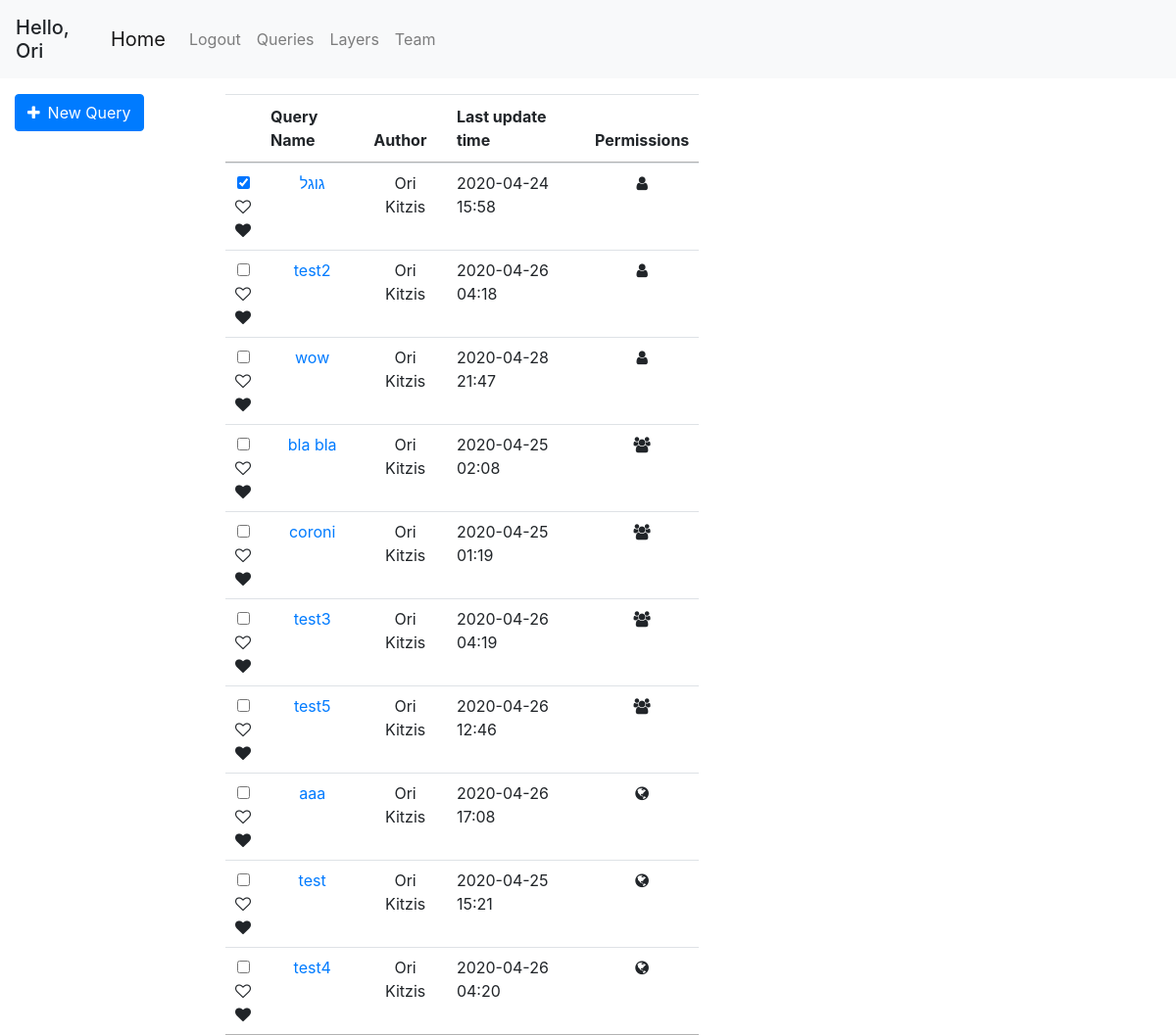
The app's page /queries (signed in), older data.
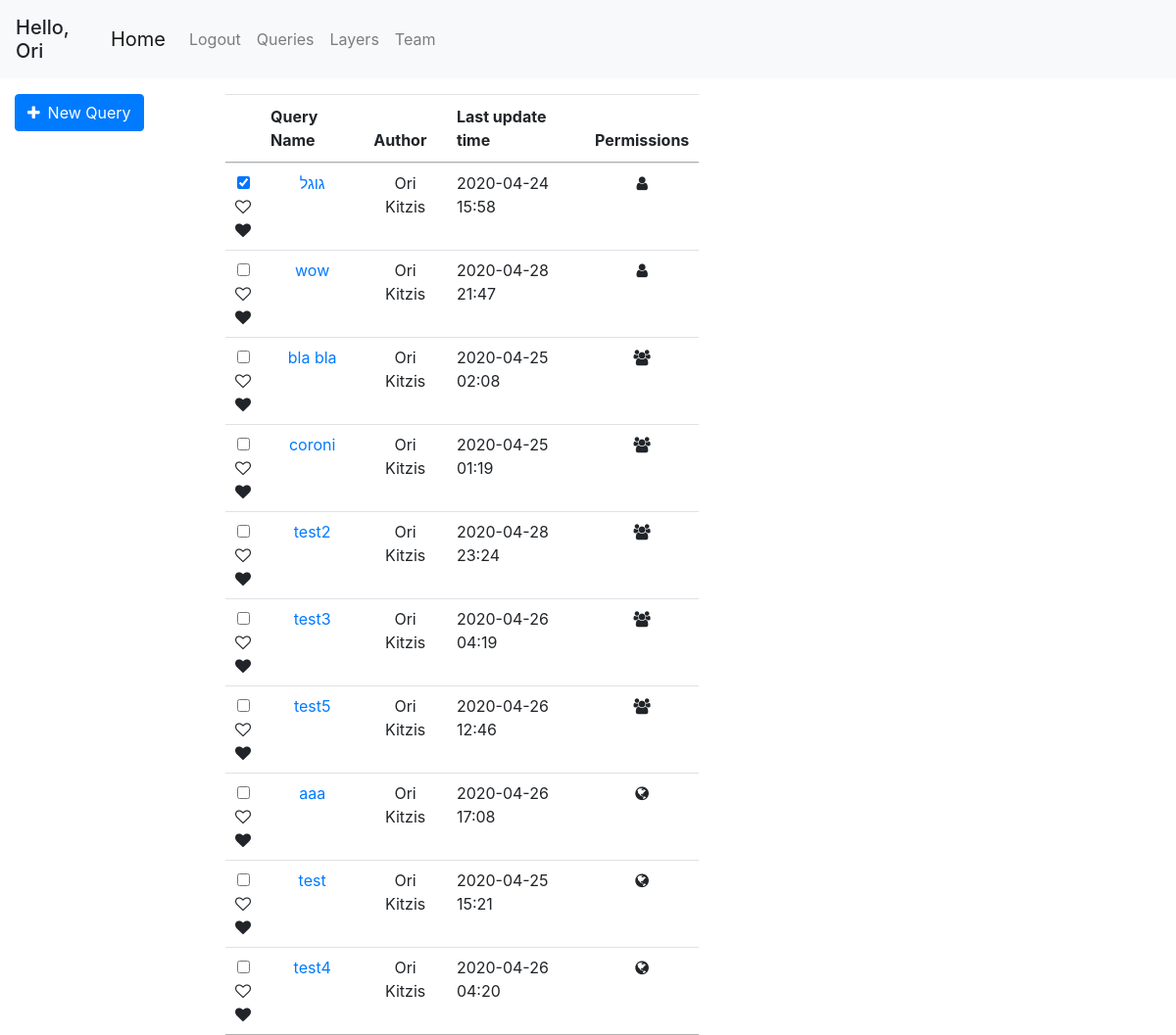
The same page, newer data.
### geoportal/models.py (models this page shows, shortened)
class Query(db.Model):
    id = db.Column(db.Integer, primary_key=True)
    user_id = db.Column(db.Integer, db.ForeignKey('user.id'), nullable=False, default=0)
    query_name = db.Column(db.String(120))
    db_name = db.Column(db.String(20))
    date_uploaded = db.Column(db.DateTime, nullable=False, default=datetime.datetime.now)
    last_update_time = db.Column(db.DateTime, nullable=False, default=datetime.datetime.now)
    query_text = db.Column(db.Text, nullable=False, default='')
    only_user = db.Column(db.Boolean, default=False)
    only_team = db.Column(db.Boolean, default=False)
    public = db.Column(db.Boolean, default=True)
    parameters = db.relationship('QueryTextParameters', backref='query', lazy=True)
    @property
    def pretty_last_update_time(self):
        return self.last_update_time.strftime('%Y-%m-%d %H:%M')

class User(db.Model, UserMixin):
    id = db.Column(db.Integer, primary_key=True)
    username = db.Column(db.String(20), unique=True, nullable=False)
    email = db.Column(db.String(120), unique=True, nullable=False)
    first_name = db.Column(db.String(20), nullable=False, default='')
    last_name = db.Column(db.String(20), nullable=False, default='')
    password = db.Column(db.String(60), nullable=False)
    team_id = db.Column(db.Integer, db.ForeignKey('team.id'))
    roles = db.relationship('Role', secondary='user_roles')
    layers = db.relationship('Layer', backref='user', lazy=True)
    queries = db.relationship('Query', backref='user', lazy=True)
    @property
    def full_name(self):
        return f'{self.first_name} {self.last_name}'

### geoportal/queries/views.py (the view)
@queries.route('/queries')
@login_required
def get_queries():
    queries = get_allowed_queries()
    marked_queries = db.session.query(UserMarkedQuery.query_id).filter_by(user_id=current_user.id).all()
    marked_queries = [query[0] for query in marked_queries]
    return render_template('queries.html', queries=queries, marked_queries=marked_queries)

### geoportal/models.py (called while the page is built)
@login_manager.user_loader
def load_user(user_id):
    return User.query.get(int(user_id))

### geoportal/queries/utils.py (called while the page is built)
def marked_queries_first(queries):
    return sorted(queries, key=lambda query: UserMarkedQuery.query.filter(and_(UserMarkedQuery.query_id == query.id, UserMarkedQuery.user_id == current_user.id)).first() is not None, reverse=True)

def get_allowed_queries():
    if current_user.is_authenticated:
        queries = Query.query.order_by(Query.only_user.desc(), Query.public).all()
        authorized_queries = []
        for query in queries:
            if query.public or (query.only_team and User.query.get(query.user_id).team_id == current_user.team_id) or query.user_id == current_user.id:
                authorized_queries.append(query)
        queries = authorized_queries
        queries = marked_queries_first(queries)
    else:
        queries = Query.query.filter_by(public=True).all()
    return queries

### geoportal/templates/queries.html (shortened to what this page needs)
{% extends "base.html" %}
{% block left_sidebar %}
    <form class="mt-3" action="/query">
        <button class="btn btn-primary"><span class="fa fa-plus mr-2"></span>New Query</button>
    </form>
{% endblock left_sidebar %}
{% block content %}
<div class="col-md-8 mt-3">
    <table class="table table-hover table-condensed dataTable no-footer">
        <thead style="text-align: center">
            <tr>
                <th></th>
                <th>Query Name</th>
                <th>Author</th>
                <th style="text-align: left">Last update time</th>
                <th>Permissions</th>
            </tr>
        </thead>
        <tbody style="text-align: center">
        {% for query in queries %}
            <tr>
                <td>
                    <div class="pretty p-icon p-toggle p-plain">
                        <input id="mark-{{ query.id }}" type="checkbox" name="fav-checkbox" class=""/>
                        <div class="state p-off">
                            <i class="icon fa fa-heart-o "></i>
                        </div>
                        <div class="state p-on p-info-o">
                            <i class="icon fa fa-heart"></i>
                        </div>
                    </div>
                </td>
                <td > <a href="/query/{{ query.id }}">{{ query.query_name }}</a></td>
                <td>{{ query.user.full_name }}</td>
                <td style="text-align: left">{{ query.pretty_last_update_time }}</td>
                <td>
                    {% if query.only_user %}
                    <span class="fa fa-user"></span>
                    {% elif query.only_team %}
                    <span class="fa fa-users"></span>
                    {% else %}
                    <span class="fa fa-globe"></span>
                    {% endif %}
                </td>
            </tr>
        {% endfor %}
        </tbody>
    </table>
</div>
{% endblock content %}

Row changes from the older to the newer data that the page shows:
changed Query "test2": pretty_last_update_time "2020-04-26 04:18" → "2020-04-28 23:24"; only_user True → False (drawn); moves down the list
